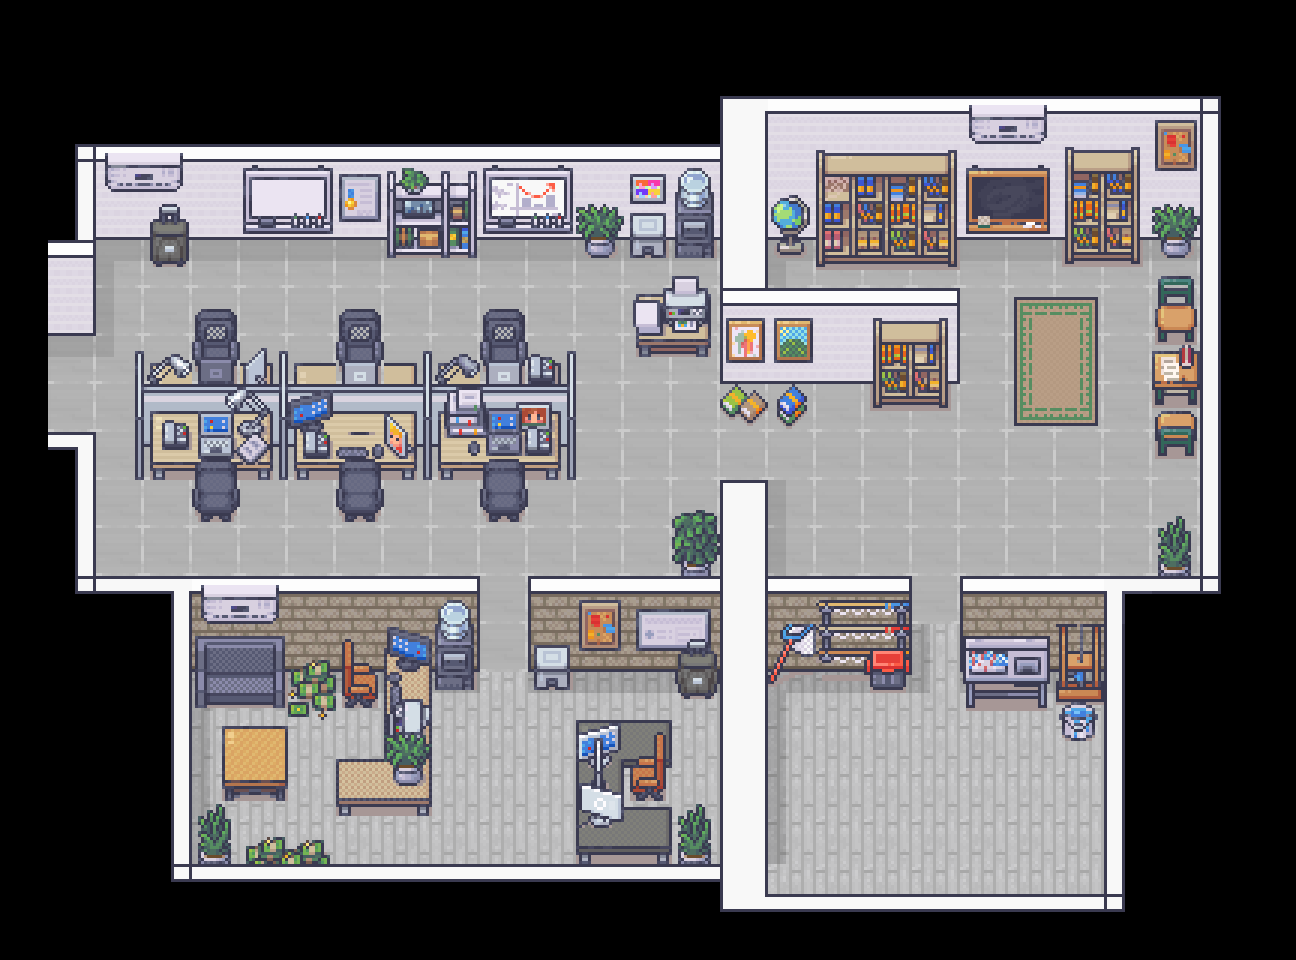

This is a level from a 2D game, rendered from its Tiled map with the project's own tilesets. A one-line summary and the map file follow, with tile-layer data summarised:
An orthogonal 27x20 tile map with 48x48 px tiles, 6 tile layers (floor, walls, ground, furniture, ...), 16 tilesets and 105 objects (2x Bookshelf 3, printer, Whiteboard 1, Water dispenser 1, Water dispenser 2, ...).

<map version="1.10" tiledversion="1.11.2" orientation="orthogonal" renderorder="right-down" width="27" height="20" tilewidth="48" tileheight="48" infinite="0" nextlayerid="13" nextobjectid="301">
 <editorsettings>
  <export target="office2.json" format="json" />
 </editorsettings>
 <tileset firstgid="1" name="room_builder" tilewidth="48" tileheight="48" tilecount="224" columns="16">
  <image source="../tilesets/Room_Builder_Office_48x48.png" width="768" height="672" />
 </tileset>
 <tileset firstgid="225" name="modern_office" tilewidth="48" tileheight="48" tilecount="848" columns="16">
  <image source="../tilesets/Modern_Office_48x48.png" width="768" height="2544" />
 </tileset>
 <tileset firstgid="1073" name="Classroom &amp; Library" tilewidth="48" tileheight="48" tilecount="544" columns="16">
  <image source="res/tilesets/5_Classroom_and_library_48x48.png" width="768" height="1632" />
 </tileset>
 <tileset firstgid="1617" name="Basement" tilewidth="48" tileheight="48" tilecount="800" columns="16">
  <image source="res/tilesets/14_Basement_48x48.png" width="768" height="2400" />
 </tileset>
 <tileset firstgid="2417" name="Generic Interiors" tilewidth="48" tileheight="48" tilecount="1248" columns="16">
  <image source="res/tilesets/1_Generic_48x48.png" width="768" height="3744" />
 </tileset>
 <tileset firstgid="3665" name="Interios Room Builder" tilewidth="48" tileheight="48" tilecount="8588" columns="76">
  <image source="res/tilesets//Room_Builder_48x48.png" width="3648" height="5424" />
 </tileset>
 <tileset firstgid="12253" name="6_Music_and_sport_48x48" tilewidth="48" tileheight="48" tilecount="768" columns="16">
  <image source="res/tilesets/6_Music_and_sport_48x48.png" width="768" height="2304" />
 </tileset>
 <tileset firstgid="13021" name="3_Bathroom_48x48" tilewidth="48" tileheight="48" tilecount="896" columns="16">
  <image source="res/tilesets/3_Bathroom_48x48.png" width="768" height="2688" />
 </tileset>
 <tileset firstgid="13917" name="4_Bedroom_48x48" tilewidth="48" tileheight="48" tilecount="1712" columns="16">
  <image source="res/tilesets/4_Bedroom_48x48.png" width="768" height="5136" />
 </tileset>
 <tileset firstgid="15629" name="2_LivingRoom_48x48" tilewidth="48" tileheight="48" tilecount="720" columns="16">
  <image source="res/tilesets/2_LivingRoom_48x48.png" width="768" height="2160" />
 </tileset>
 <tileset firstgid="16349" name="7_Art_48x48" tilewidth="48" tileheight="48" tilecount="112" columns="16">
  <image source="res/tilesets/7_Art_48x48.png" width="768" height="336" />
 </tileset>
 <tileset firstgid="16461" name="8_Gym_48x48" tilewidth="48" tileheight="48" tilecount="528" columns="16">
  <image source="res/tilesets/8_Gym_48x48.png" width="768" height="1584" />
 </tileset>
 <tileset firstgid="16989" name="9_Fishing_48x48" tilewidth="48" tileheight="48" tilecount="432" columns="16">
  <image source="res/tilesets/9_Fishing_48x48.png" width="768" height="1296" />
 </tileset>
 <tileset firstgid="17421" name="11_Halloween_48x48" tilewidth="48" tileheight="48" tilecount="976" columns="16">
  <image source="res/tilesets/11_Halloween_48x48.png" width="768" height="2928" />
 </tileset>
 <tileset firstgid="18397" name="13_Conference_Hall_48x48" tilewidth="48" tileheight="48" tilecount="192" columns="16">
  <image source="res/tilesets/13_Conference_Hall_48x48.png" width="768" height="576" />
 </tileset>
 <tileset firstgid="18589" name="16_Grocery_store_48x48" tilewidth="48" tileheight="48" tilecount="1248" columns="16">
  <image source="res/tilesets/16_Grocery_store_48x48.png" width="768" height="3744" />
 </tileset>
 <layer id="7" name="floor" width="27" height="20">
  <data>[540 cells, 363 non-empty, 44 distinct tile ids]</data>
 </layer>
 <layer id="6" name="walls" width="27" height="20">
  <data>[540 cells, 76 non-empty, 61 distinct tile ids]</data>
 </layer>
 <layer id="8" name="ground" width="27" height="20">
  <data>[540 cells, 118 non-empty, 75 distinct tile ids]</data>
 </layer>
 <layer id="5" name="furniture" width="27" height="20">
  <data>[540 cells, 66 non-empty, 66 distinct tile ids]</data>
 </layer>
 <layer id="4" name="objects" width="27" height="20">
  <data>[540 cells, 15 non-empty, 14 distinct tile ids]</data>
 </layer>
 <objectgroup id="10" name="props">
  <object id="5" gid="588" x="609.484" y="785.971" width="48" height="48" />
  <object id="6" gid="572" x="609.003" y="738.363" width="48" height="48" />
  <object id="7" gid="379" x="620.161" y="840.335" width="48" height="48" />
  <object id="55" gid="348" x="337.609" y="779.006" width="48" height="48" />
  <object id="56" gid="364" x="337.595" y="826.707" width="48" height="48" />
  <object id="59" gid="465" x="230.534" y="772.192" width="48" height="48" />
  <object id="86" gid="449" x="230.521" y="724.195" width="48" height="48" />
  <object id="160" gid="1158" x="775.368" y="548.064" width="48" height="48" />
  <object id="161" gid="1174" x="775.28" y="595.582" width="48" height="48" />
  <object id="162" gid="1159" x="823.397" y="548.987" width="48" height="48" />
  <object id="163" gid="1175" x="823.351" y="596.105" width="48" height="48" />
  <object id="169" gid="1123" x="1051.13" y="550.563" width="48" height="48" />
  <object id="170" gid="1139" x="1051.13" y="598.419" width="48" height="48" />
  <object id="171" gid="1124" x="1098.98" y="548.596" width="48" height="48" />
  <object id="172" gid="1140" x="1098.98" y="596.453" width="48" height="48" />
  <object id="173" gid="1153" x="823.8" y="552.149" width="48" height="48" />
  <object id="174" gid="1158" x="1011.77" y="548.763" width="48" height="48" />
  <object id="175" gid="1174" x="1011.77" y="596.823" width="48" height="48" />
  <object id="176" gid="17126" x="816.667" y="736.252" width="48" height="48" />
  <object id="177" gid="17110" x="816.667" y="688.575" width="48" height="48" />
  <object id="178" gid="17114" x="857.945" y="706.795" width="48" height="48" />
  <object id="179" gid="17130" x="857.945" y="754.245" width="48" height="48" />
  <object id="187" gid="17145" x="742.267" y="856.571" width="48" height="48" />
  <object id="188" gid="17146" x="790.13" y="856.571" width="48" height="48" />
  <object id="189" gid="17147" x="837.993" y="856.571" width="48" height="48" />
  <object id="190" gid="17161" x="742.267" y="903.579" width="48" height="48" />
  <object id="191" gid="17162" x="790.13" y="903.579" width="48" height="48" />
  <object id="192" gid="17163" x="837.993" y="903.579" width="48" height="48" />
  <object id="193" gid="17149" x="765.343" y="808.707" width="48" height="48" />
  <object id="194" gid="17150" x="814.061" y="808.707" width="48" height="48" />
  <object id="199" gid="17551" x="1008.75" y="839.281" width="48" height="48" />
  <object id="200" gid="17552" x="1056.77" y="839.424" width="48" height="48" />
  <object id="201" gid="17567" x="1009.7" y="886.723" width="48" height="48" />
  <object id="202" gid="17568" x="1057.2" y="886.723" width="48" height="48" />
  <object id="204" gid="17041" x="885.92" y="865.456" width="48" height="48" />
  <object id="205" gid="17057" x="885.811" y="912.676" width="48" height="48" />
  <object id="210" gid="16115" x="816.626" y="408.831" width="48" height="48" />
 </objectgroup>
 <objectgroup id="12" name="props-over">
  <object id="196" gid="17159" x="789.249" y="855.45" width="48" height="48" />
  <object id="197" gid="17143" x="789.193" y="808.157" width="48" height="48" />
 </objectgroup>
 <layer id="9" name="overhead" width="27" height="20">
  <data>[540 cells, 24 non-empty, 18 distinct tile ids]</data>
 </layer>
 <objectgroup id="3" name="collisions">
  <object id="28" x="823.355" y="651.071" width="33.4831" height="21.1472" />
  </objectgroup>
 <objectgroup id="11" name="pois">
  <!-- 19 objects omitted --></objectgroup>
 <objectgroup id="2" name="spawns">
  <!-- 8 objects omitted --></objectgroup>
</map>
<!-- 65 of 105 objects omitted -->
